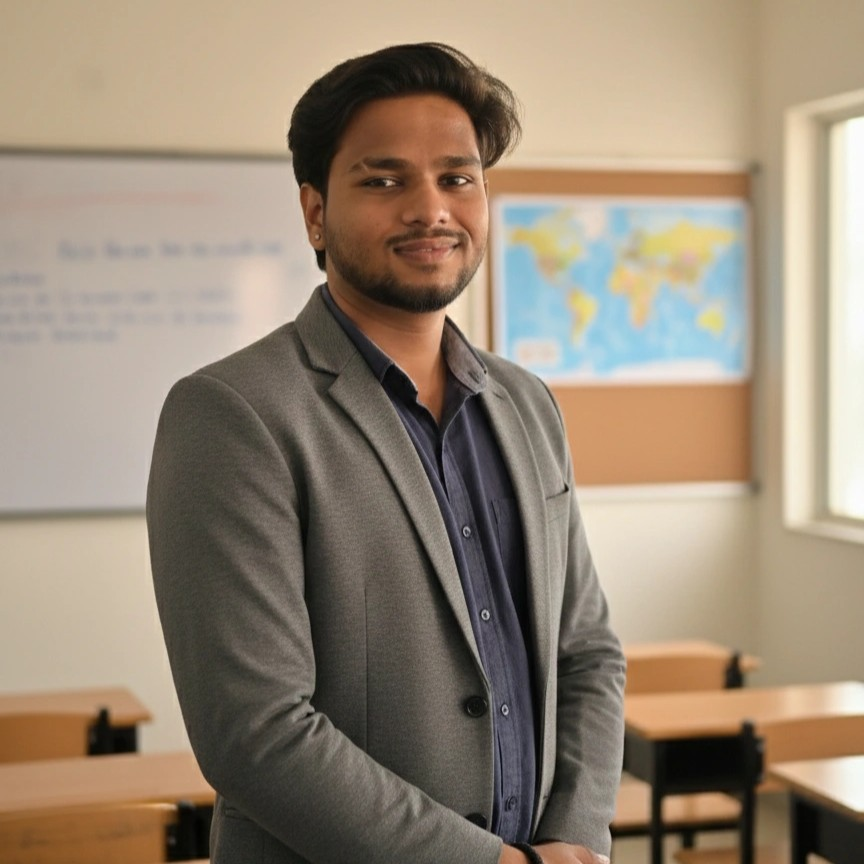
#> input picture src/assets/img/Teachers/teacher1.jpg, 864 x 864 px, given in place of teacher1.webp, which was not available
$ python crop_images.py
#> lines starting #> are read from the running program, lines starting #| are printed output that depends on the picture; pictures that were not available may be replaced by others from this repository, and a replacement may not be noted
from PIL import Image
import os

# Define paths
base_path = r"c:\Users\dipes\OneDrive\Desktop\Nexus-Projects\sm-eng-school-main\src\assets\img"

# 1. Crop teacher images - show only frame above waist
teachers_path = os.path.join(base_path, "Teachers")
teacher_files = ["teacher1.webp", "teacher2.webp"]

for teacher_file in teacher_files:
    file_path = os.path.join(teachers_path, teacher_file)
    if os.path.exists(file_path):
        img = Image.open(file_path)
#> img is the input picture: PIL image 864x864 RGB; mean R, G, B 151.4, 135.8, 117.4
        width, height = img.size
#> width = 864; height = 864

        # Crop top 60% of image (above waist)
        crop_height = int(height * 0.6)
#> crop_height = 518
        cropped = img.crop((0, 0, width, crop_height))
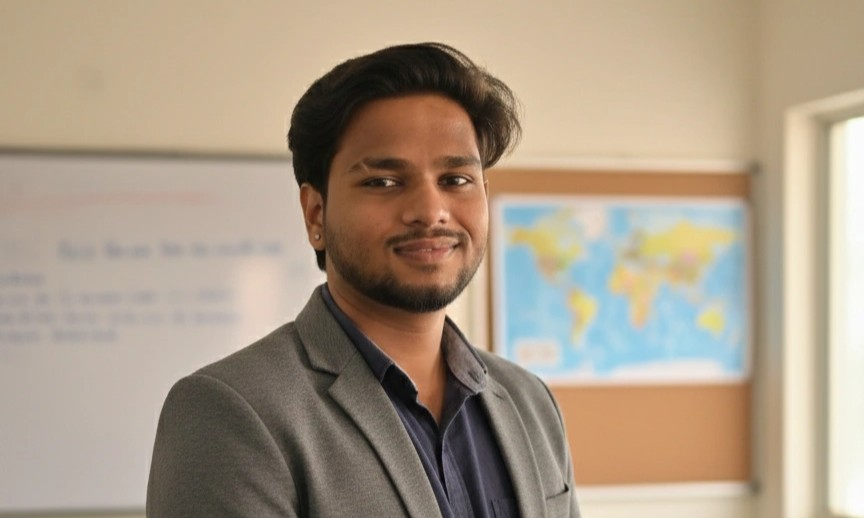
#> cropped: PIL image 864x518 RGB; mean R, G, B 169.8, 153.8, 134.7

        # Resize to standard square
        size = 400
        cropped_resized = cropped.resize((size, size), Image.Resampling.LANCZOS)
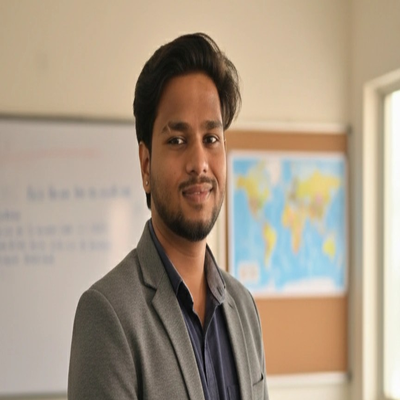
#> cropped_resized: PIL image 400x400 RGB; mean R, G, B 169.8, 153.8, 134.7
        cropped_resized.save(file_path)
        print(f"✓ Cropped {teacher_file}: {img.size} → {(size, size)}")
#| ✓ Cropped teacher1.webp: (864, 864) → (400, 400)
#> pass 2 of the loop `for teacher_file in teacher_files:`:
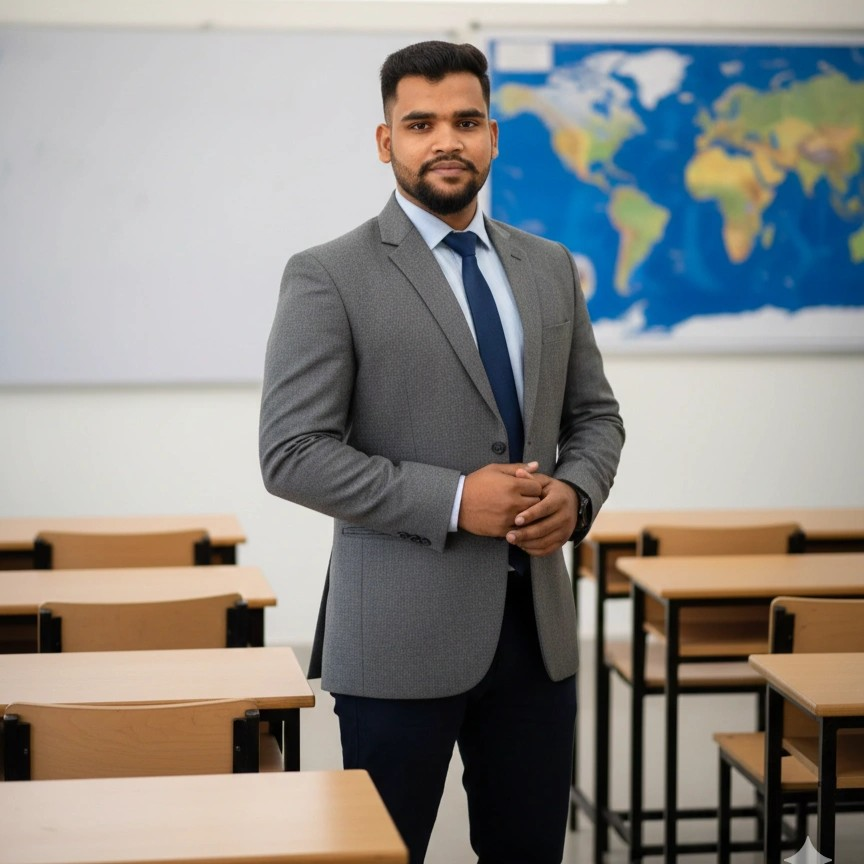
#> input picture src/assets/img/Teachers/teacher2.jpg, 864 x 864 px, given in place of teacher2.webp, which was not available
#> img is the input picture: PIL image 864x864 RGB; mean R, G, B 139.9, 137.4, 133.4
#> `cropped = img.crop((0, 0, width, crop_height))`:
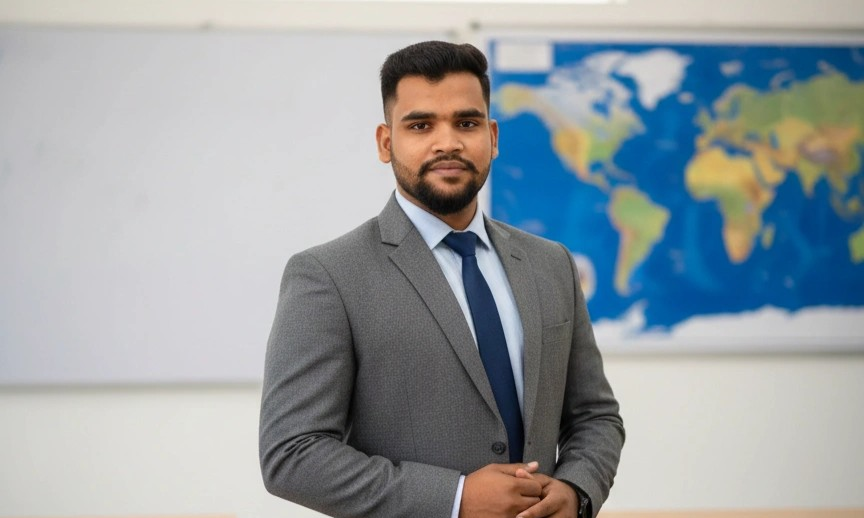
#> cropped: PIL image 864x518 RGB; mean R, G, B 151.5, 158.8, 162.7
#> `cropped_resized = cropped.resize((size, size), Image.Resampling.LANCZOS)`:
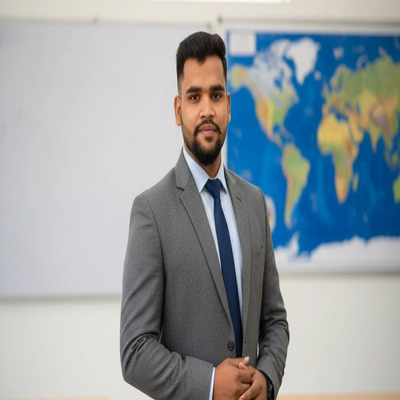
#> cropped_resized: PIL image 400x400 RGB; mean R, G, B 151.5, 158.8, 162.7
#| ✓ Cropped teacher2.webp: (864, 864) → (400, 400)

# 2. Crop principle image from above
principle_path = os.path.join(teachers_path, "principle1.webp")
if os.path.exists(principle_path):
    img = Image.open(principle_path)
    width, height = img.size

    # Crop top 65% of image
    crop_height = int(height * 0.65)
    cropped = img.crop((0, 0, width, crop_height))

    # Resize to standard square
    size = 400
    cropped_resized = cropped.resize((size, size), Image.Resampling.LANCZOS)
    cropped_resized.save(principle_path)
    print(f"✓ Cropped principle1.webp: {img.size} → {(size, size)}")

# 3. Crop slider image b from above to show children
slider_path = os.path.join(base_path, "Slider")
slider_b = os.path.join(slider_path, "b.webp")

if os.path.exists(slider_b):
    img = Image.open(slider_b)
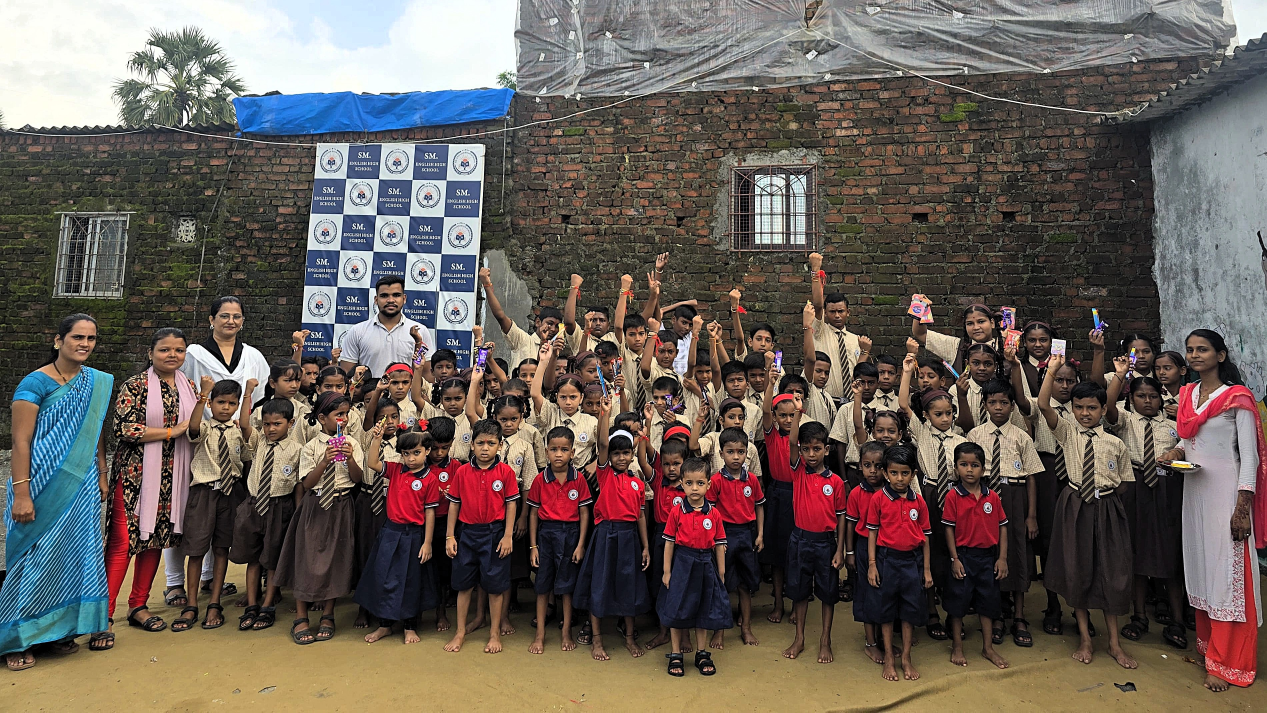
#> input picture src/assets/img/Slider/b.jpg, 3800 x 2137 px, given in place of b.webp, which was not available (shown at 1/3 size)
#> img is the input picture: PIL image 3800x2137 RGB; mean R, G, B 104.7, 94.8, 88.7
    width, height = img.size
#> width = 3800; height = 2137

    # Crop from top - remove bottom, keep top 70% to show children properly
    crop_height = int(height * 0.7)
#> crop_height = 1495
    cropped = img.crop((0, 0, width, crop_height))
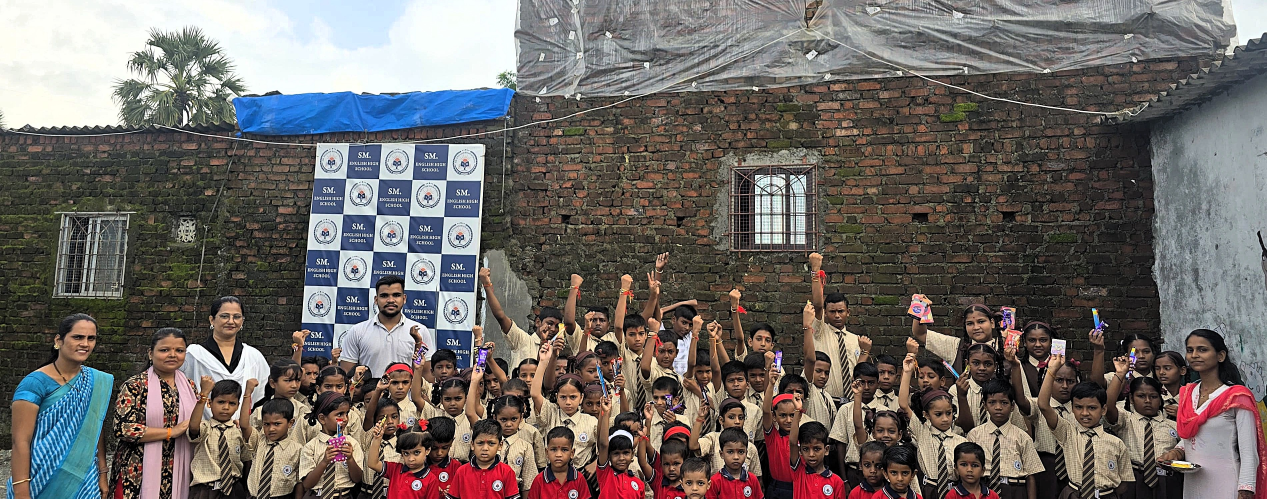
#> cropped: PIL image 3800x1495 RGB (shown at 1/3 size); mean R, G, B 110.2, 104.3, 101.3

    # Resize to standard slider size (wide format)
    resized = cropped.resize((1200, 600), Image.Resampling.LANCZOS)
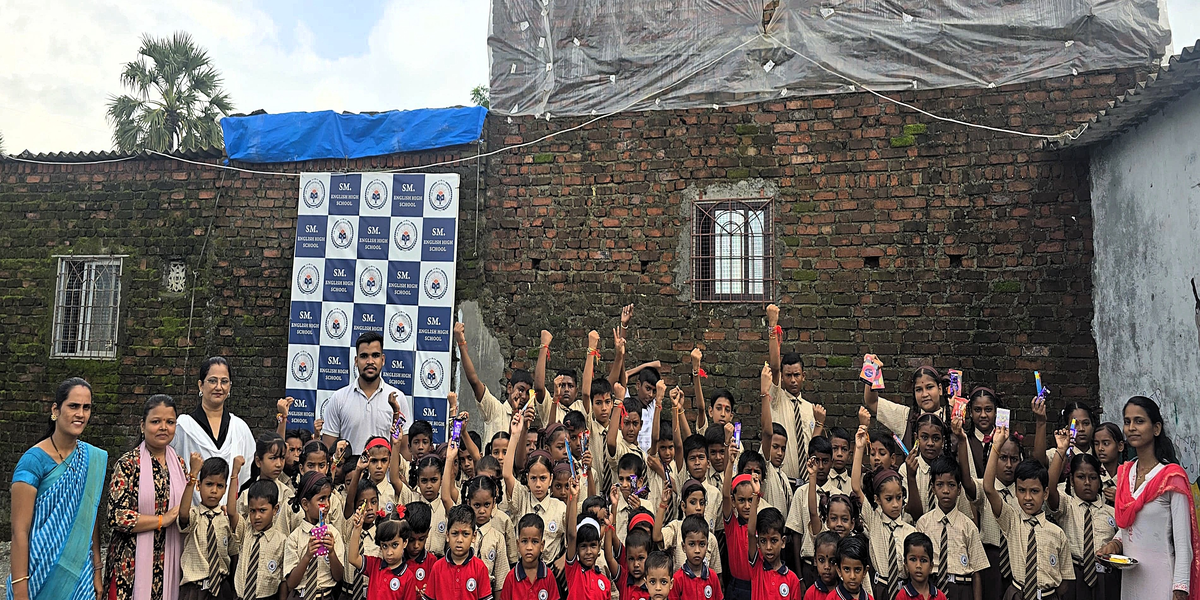
#> resized: PIL image 1200x600 RGB; mean R, G, B 110.2, 104.3, 101.4
    resized.save(slider_b)
    print(f"✓ Cropped b.webp (slider): {img.size} → (1200, 600)")
#| ✓ Cropped b.webp (slider): (3800, 2137) → (1200, 600)

# 4. Standardize logo sizes
logo_path = os.path.join(base_path, "logo.png")
logo1_path = os.path.join(base_path, "logo1.png")

logos = [logo_path, logo1_path]
standard_logo_size = (200, 200)

for logo_file in logos:
    if os.path.exists(logo_file):
        img = Image.open(logo_file)
        original_size = img.size

        # Resize to standard size maintaining aspect ratio
        img.thumbnail(standard_logo_size, Image.Resampling.LANCZOS)

        # Create new image with standard size and place logo in center
        new_img = Image.new('RGBA', standard_logo_size, (0, 0, 0, 0))
        offset = ((standard_logo_size[0] - img.size[0]) // 2,
                  (standard_logo_size[1] - img.size[1]) // 2)
        new_img.paste(img, offset, img if img.mode == 'RGBA' else None)

        new_img.save(logo_file)
        print(f"✓ Standardized {os.path.basename(logo_file)}: {original_size} → {standard_logo_size}")
#> pass 2 of the loop `for logo_file in logos:`:

print("\n✓ All images cropped and resized successfully!")
